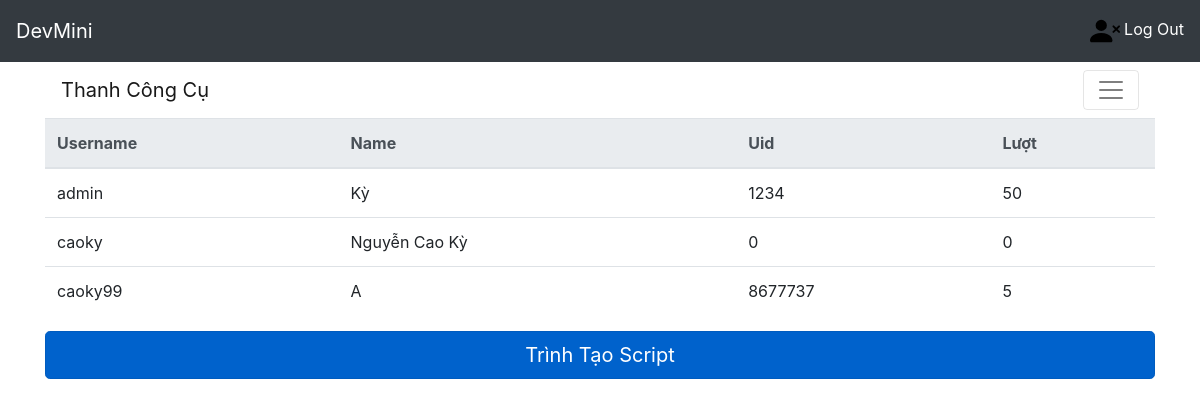
The page / (signed in) on the database as committed earlier.
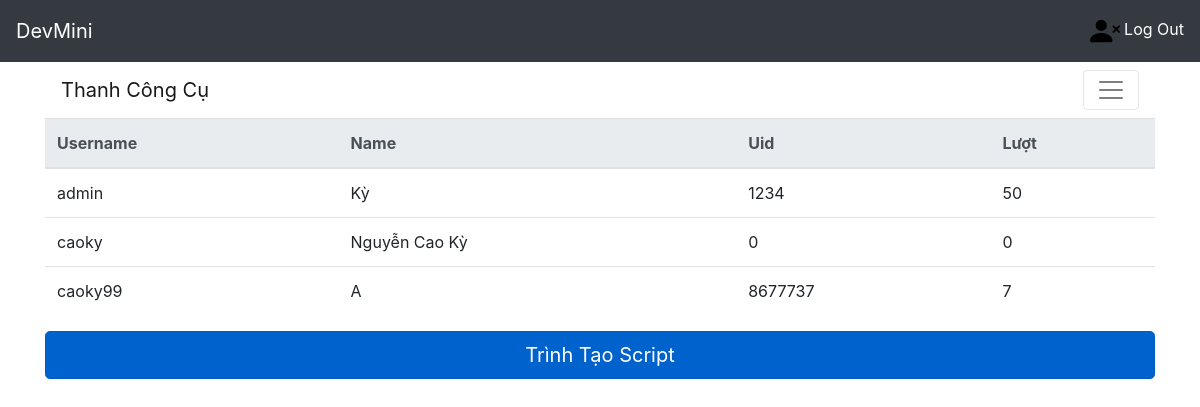
The same page on the database as committed later.
### home/models.py (models this page shows)
class MyUser(AbstractUser):
    luot=models.IntegerField(default=0)
    name=models.CharField(max_length=100,default="")
    uid=models.IntegerField(default=0)
    isAdmin = models.BooleanField(default=False)
    madonhang=models.IntegerField(default=0)

### home/views.py (the view)
# urls.py: path('', views.index),
def index(request):
   User = {'MyUser': MyUser.objects.all()}
   return render(request, 'pages/home.html', User)

### home/templates/pages/home.html (shortened to what this page needs)
{% extends "pages/base.html" %}
{% block menu %}
<nav class="navbar navbar-light">
  <a class="navbar-brand" href="#">Thanh Công Cụ</a>
  <button class="navbar-toggler" type="button" data-toggle="collapse" data-target="#navbarNavAltMarkup" aria-controls="navbarNavAltMarkup" aria-expanded="false" aria-label="Toggle navigation">
    <span class="navbar-toggler-icon"></span>
  </button>
</nav>
<table class="table">
  <thead class="thead-light">
    <tr>
      <th scope="col">Username</th>
      <th scope="col">Name</th>
      <th scope="col">Uid</th>
      <th scope="col">Lượt</th>
    </tr>
  </thead>
  <tbody>
  {% for name in MyUser %}
    <tr>
      <td>{{name.username}}</td>
      <td>{{name.name}}</td>
      <td>{{name.uid}}</td>
      <td>{{name.luot}}</td>
    </tr>
    {% endfor %}
  </tbody>
</table>
{% if user.luot > 0 %}
<a href="{% url 'script' %}" class="btn btn-primary btn-lg active btn-lg btn-block" role="button" aria-pressed="true">Trình Tạo Script</a>
{% endif %}
{% endblock %}

Rows that differ between the two databases and show on the page:
changed MyUser "caoky99": luot "5" → "7"
